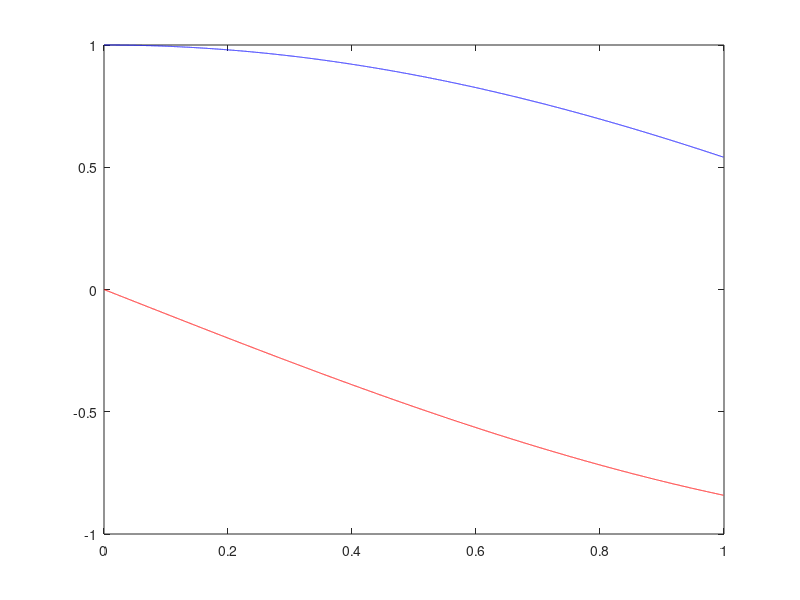

This chart was generated by the following MATLAB code:
clc
clear
%El movimiento viene dado por
% d²x/dt² = -x
% d²y/dt² = -y
%para t=0
% dx(t=0)/dt = 1, x(t=0) = 0
% dy(t=0)/dt = 0, y(t=0) = 1

%integrar numericamente este sistema, movimiento armonico simple
%Comenzamos con el tiempo = 0 segundos
t = [0];
%paso de integracion
h = 0.001;
%posicion inicial, x=0
x_r = [0];
y_r = [1];
%velocidad inicial, v = 0
v_x = [1];
v_y = [0];
%realizamos el bucle para el metodo integracion de Euler implicito
i = 2;
while i<=1000
    %velocidad-tiempo
    t(i) = t(i-1) + h;%x_n
    t1 = linspace(t(i-1),t(i),20);
    x_r(i) = x_r(i-1) + h*v_x(i-1); %y_n
    v_x(i) = v_x(i-1) + h*((-1)*x_r(i-1));%y_n
    v_x1 = linspace(v_x(i-1),v_x(i),20);
    %Representar gráficamente x(t) frente a y(t).
    plot(t1,v_x1,'b')
    hold on
    y_r(i) = y_r(i-1) + h*v_y(i-1); %y_n
    v_y(i) = v_y(i-1) + h*((-1)*y_r(i-1)); %y_n
    v_y1 = linspace(v_y(i-1),v_y(i),20);
    %Representar gráficamente x(t) frente a y(t).
    plot(t1,v_y1,'r')
    i = i+1;
end
